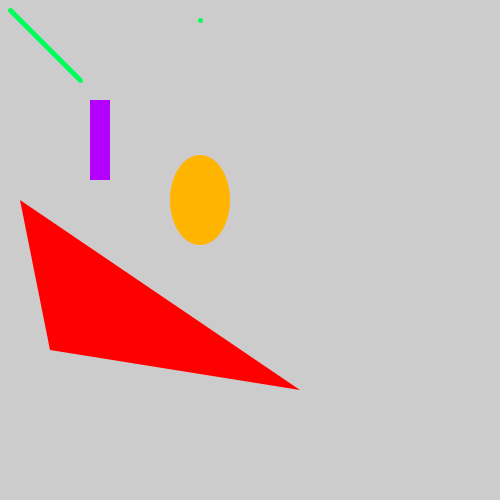
Frame 1 (no input)
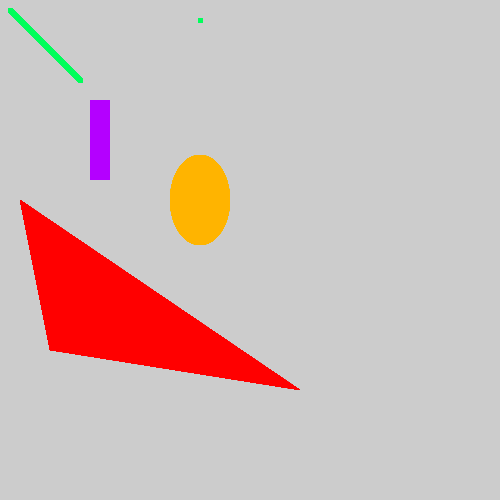
Frame 60 (the mouse pressed at the canvas centre just before this capture)
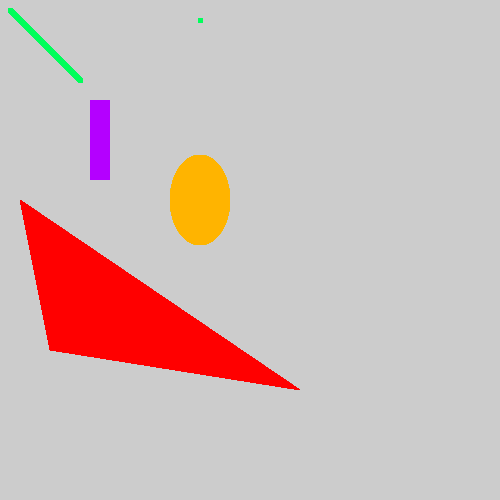
Frame 120 (the mouse held since frame 60 and released just before this capture)

The Processing sketch that drew these frames (run headless with seeded random() and noise(); from frame 60 on, the mouse is pressed at the canvas centre):

// Processing sketch: drawing
// ── drawing.pde
// This code gets run at the start
void setup()
{
  size(500, 500); // Sets the size of the drawing window
  colorMode(HSB); // Sets the color mode to be hue saturation, brightness
  // Can also use RGB colors
}

void draw()
{
  stroke(100, 255, 255); // Set the outline color of shapes. Values goes between 0-255
  
  strokeWeight(5); // The size of each pixel
  line(10, 10, 80, 80); // x1, y1, x2, y2
  point(200, 20); // A single pixel
  noStroke(); // No outline
  fill(30, 255, 255); // Sets the fill color
  ellipse(200, 200, 60, 90); // cx, cy, w, h
  fill(200, 255, 255); // Sets the fill color  
  rect(90, 100, 20, 80); // tlx, tly, w, h
  fill(255, 255, 255); // Sets the fill color    
  triangle(50, 350, 300, 390, 20, 200); // Vertices of the triangle
  
  
}
